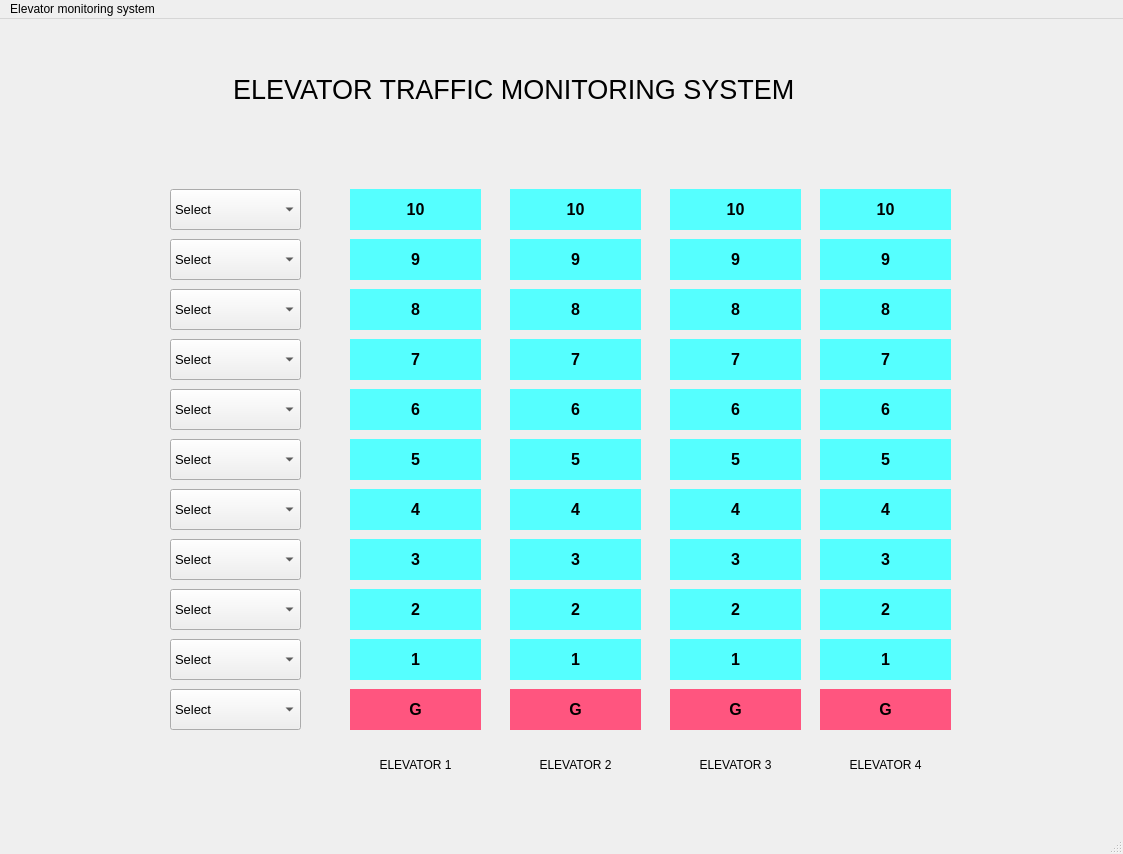
<?xml version="1.0" encoding="UTF-8"?>
<ui version="4.0">
 <class>MainWindow</class>
 <widget class="QMainWindow" name="MainWindow">
  <property name="geometry">
   <rect>
    <x>0</x>
    <y>0</y>
    <width>1123</width>
    <height>854</height>
   </rect>
  </property>
  <property name="windowTitle">
   <string>MainWindow</string>
  </property>
  <widget class="QWidget" name="centralwidget">
   <widget class="QLabel" name="label_title">
    <property name="geometry">
     <rect>
      <x>230</x>
      <y>40</y>
      <width>651</width>
      <height>61</height>
     </rect>
    </property>
    <property name="font">
     <font>
      <pointsize>20</pointsize>
      <weight>50</weight>
      <bold>false</bold>
     </font>
    </property>
    <property name="text">
     <string>ELEVATOR TRAFFIC MONITORING SYSTEM</string>
    </property>
    <property name="indent">
     <number>3</number>
    </property>
   </widget>
   <widget class="QLabel" name="lift1_floor1">
    <property name="geometry">
     <rect>
      <x>350</x>
      <y>620</y>
      <width>131</width>
      <height>41</height>
     </rect>
    </property>
    <property name="font">
     <font>
      <pointsize>12</pointsize>
      <weight>75</weight>
      <bold>true</bold>
     </font>
    </property>
    <property name="styleSheet">
     <string notr="true">background-color: rgb(85, 255, 255);</string>
    </property>
    <property name="text">
     <string>1</string>
    </property>
    <property name="alignment">
     <set>Qt::AlignCenter</set>
    </property>
   </widget>
   <widget class="QLabel" name="lift1_floor1_2">
    <property name="geometry">
     <rect>
      <x>510</x>
      <y>620</y>
      <width>131</width>
      <height>41</height>
     </rect>
    </property>
    <property name="font">
     <font>
      <pointsize>12</pointsize>
      <weight>75</weight>
      <bold>true</bold>
     </font>
    </property>
    <property name="styleSheet">
     <string notr="true">background-color: rgb(85, 255, 255);</string>
    </property>
    <property name="text">
     <string>1</string>
    </property>
    <property name="alignment">
     <set>Qt::AlignCenter</set>
    </property>
   </widget>
   <widget class="QLabel" name="lift1_floor1_3">
    <property name="geometry">
     <rect>
      <x>670</x>
      <y>620</y>
      <width>131</width>
      <height>41</height>
     </rect>
    </property>
    <property name="font">
     <font>
      <pointsize>12</pointsize>
      <weight>75</weight>
      <bold>true</bold>
     </font>
    </property>
    <property name="styleSheet">
     <string notr="true">background-color: rgb(85, 255, 255);</string>
    </property>
    <property name="text">
     <string>1</string>
    </property>
    <property name="alignment">
     <set>Qt::AlignCenter</set>
    </property>
   </widget>
   <widget class="QLabel" name="lift1_floor1_4">
    <property name="geometry">
     <rect>
      <x>820</x>
      <y>620</y>
      <width>131</width>
      <height>41</height>
     </rect>
    </property>
    <property name="font">
     <font>
      <pointsize>12</pointsize>
      <weight>75</weight>
      <bold>true</bold>
     </font>
    </property>
    <property name="styleSheet">
     <string notr="true">background-color: rgb(85, 255, 255);</string>
    </property>
    <property name="text">
     <string>1</string>
    </property>
    <property name="alignment">
     <set>Qt::AlignCenter</set>
    </property>
   </widget>
   <widget class="QLabel" name="lift1_floor1_5">
    <property name="geometry">
     <rect>
      <x>670</x>
      <y>570</y>
      <width>131</width>
      <height>41</height>
     </rect>
    </property>
    <property name="font">
     <font>
      <pointsize>12</pointsize>
      <weight>75</weight>
      <bold>true</bold>
     </font>
    </property>
    <property name="styleSheet">
     <string notr="true">background-color: rgb(85, 255, 255);</string>
    </property>
    <property name="text">
     <string>2</string>
    </property>
    <property name="alignment">
     <set>Qt::AlignCenter</set>
    </property>
   </widget>
   <widget class="QLabel" name="lift1_floor1_6">
    <property name="geometry">
     <rect>
      <x>350</x>
      <y>570</y>
      <width>131</width>
      <height>41</height>
     </rect>
    </property>
    <property name="font">
     <font>
      <pointsize>12</pointsize>
      <weight>75</weight>
      <bold>true</bold>
     </font>
    </property>
    <property name="styleSheet">
     <string notr="true">background-color: rgb(85, 255, 255);</string>
    </property>
    <property name="text">
     <string>2</string>
    </property>
    <property name="alignment">
     <set>Qt::AlignCenter</set>
    </property>
   </widget>
   <widget class="QLabel" name="lift1_floor1_7">
    <property name="geometry">
     <rect>
      <x>510</x>
      <y>570</y>
      <width>131</width>
      <height>41</height>
     </rect>
    </property>
    <property name="font">
     <font>
      <pointsize>12</pointsize>
      <weight>75</weight>
      <bold>true</bold>
     </font>
    </property>
    <property name="styleSheet">
     <string notr="true">background-color: rgb(85, 255, 255);</string>
    </property>
    <property name="text">
     <string>2</string>
    </property>
    <property name="alignment">
     <set>Qt::AlignCenter</set>
    </property>
   </widget>
   <widget class="QLabel" name="lift1_floor1_8">
    <property name="geometry">
     <rect>
      <x>820</x>
      <y>570</y>
      <width>131</width>
      <height>41</height>
     </rect>
    </property>
    <property name="font">
     <font>
      <pointsize>12</pointsize>
      <weight>75</weight>
      <bold>true</bold>
     </font>
    </property>
    <property name="styleSheet">
     <string notr="true">background-color: rgb(85, 255, 255);</string>
    </property>
    <property name="text">
     <string>2</string>
    </property>
    <property name="alignment">
     <set>Qt::AlignCenter</set>
    </property>
   </widget>
   <widget class="QLabel" name="lift1_floor1_9">
    <property name="geometry">
     <rect>
      <x>670</x>
      <y>520</y>
      <width>131</width>
      <height>41</height>
     </rect>
    </property>
    <property name="font">
     <font>
      <pointsize>12</pointsize>
      <weight>75</weight>
      <bold>true</bold>
     </font>
    </property>
    <property name="styleSheet">
     <string notr="true">background-color: rgb(85, 255, 255);</string>
    </property>
    <property name="text">
     <string>3</string>
    </property>
    <property name="alignment">
     <set>Qt::AlignCenter</set>
    </property>
   </widget>
   <widget class="QLabel" name="lift1_floor1_10">
    <property name="geometry">
     <rect>
      <x>350</x>
      <y>520</y>
      <width>131</width>
      <height>41</height>
     </rect>
    </property>
    <property name="font">
     <font>
      <pointsize>12</pointsize>
      <weight>75</weight>
      <bold>true</bold>
     </font>
    </property>
    <property name="styleSheet">
     <string notr="true">background-color: rgb(85, 255, 255);</string>
    </property>
    <property name="text">
     <string>3</string>
    </property>
    <property name="alignment">
     <set>Qt::AlignCenter</set>
    </property>
   </widget>
   <widget class="QLabel" name="lift1_floor1_11">
    <property name="geometry">
     <rect>
      <x>510</x>
      <y>520</y>
      <width>131</width>
      <height>41</height>
     </rect>
    </property>
    <property name="font">
     <font>
      <pointsize>12</pointsize>
      <weight>75</weight>
      <bold>true</bold>
     </font>
    </property>
    <property name="styleSheet">
     <string notr="true">background-color: rgb(85, 255, 255);</string>
    </property>
    <property name="text">
     <string>3</string>
    </property>
    <property name="alignment">
     <set>Qt::AlignCenter</set>
    </property>
   </widget>
   <widget class="QLabel" name="lift1_floor1_12">
    <property name="geometry">
     <rect>
      <x>820</x>
      <y>520</y>
      <width>131</width>
      <height>41</height>
     </rect>
    </property>
    <property name="font">
     <font>
      <pointsize>12</pointsize>
      <weight>75</weight>
      <bold>true</bold>
     </font>
    </property>
    <property name="styleSheet">
     <string notr="true">background-color: rgb(85, 255, 255);</string>
    </property>
    <property name="text">
     <string>3</string>
    </property>
    <property name="alignment">
     <set>Qt::AlignCenter</set>
    </property>
   </widget>
   <widget class="QLabel" name="lift1_floor1_13">
    <property name="geometry">
     <rect>
      <x>670</x>
      <y>470</y>
      <width>131</width>
      <height>41</height>
     </rect>
    </property>
    <property name="font">
     <font>
      <pointsize>12</pointsize>
      <weight>75</weight>
      <bold>true</bold>
     </font>
    </property>
    <property name="styleSheet">
     <string notr="true">background-color: rgb(85, 255, 255);</string>
    </property>
    <property name="text">
     <string>4</string>
    </property>
    <property name="alignment">
     <set>Qt::AlignCenter</set>
    </property>
   </widget>
   <widget class="QLabel" name="lift1_floor1_14">
    <property name="geometry">
     <rect>
      <x>350</x>
      <y>470</y>
      <width>131</width>
      <height>41</height>
     </rect>
    </property>
    <property name="font">
     <font>
      <pointsize>12</pointsize>
      <weight>75</weight>
      <bold>true</bold>
     </font>
    </property>
    <property name="styleSheet">
     <string notr="true">background-color: rgb(85, 255, 255);</string>
    </property>
    <property name="text">
     <string>4</string>
    </property>
    <property name="alignment">
     <set>Qt::AlignCenter</set>
    </property>
   </widget>
   <widget class="QLabel" name="lift1_floor1_15">
    <property name="geometry">
     <rect>
      <x>510</x>
      <y>470</y>
      <width>131</width>
      <height>41</height>
     </rect>
    </property>
    <property name="font">
     <font>
      <pointsize>12</pointsize>
      <weight>75</weight>
      <bold>true</bold>
     </font>
    </property>
    <property name="styleSheet">
     <string notr="true">background-color: rgb(85, 255, 255);</string>
    </property>
    <property name="text">
     <string>4</string>
    </property>
    <property name="alignment">
     <set>Qt::AlignCenter</set>
    </property>
   </widget>
   <widget class="QLabel" name="lift1_floor1_16">
    <property name="geometry">
     <rect>
      <x>820</x>
      <y>470</y>
      <width>131</width>
      <height>41</height>
     </rect>
    </property>
    <property name="font">
     <font>
      <pointsize>12</pointsize>
      <weight>75</weight>
      <bold>true</bold>
     </font>
    </property>
    <property name="styleSheet">
     <string notr="true">background-color: rgb(85, 255, 255);</string>
    </property>
    <property name="text">
     <string>4</string>
    </property>
    <property name="alignment">
     <set>Qt::AlignCenter</set>
    </property>
   </widget>
   <widget class="QLabel" name="lift1_floor1_17">
    <property name="geometry">
     <rect>
      <x>670</x>
      <y>420</y>
      <width>131</width>
      <height>41</height>
     </rect>
    </property>
    <property name="font">
     <font>
      <pointsize>12</pointsize>
      <weight>75</weight>
      <bold>true</bold>
     </font>
    </property>
    <property name="styleSheet">
     <string notr="true">background-color: rgb(85, 255, 255);</string>
    </property>
    <property name="text">
     <string>5</string>
    </property>
    <property name="alignment">
     <set>Qt::AlignCenter</set>
    </property>
   </widget>
   <widget class="QLabel" name="lift1_floor1_18">
    <property name="geometry">
     <rect>
      <x>350</x>
      <y>420</y>
      <width>131</width>
      <height>41</height>
     </rect>
    </property>
    <property name="font">
     <font>
      <pointsize>12</pointsize>
      <weight>75</weight>
      <bold>true</bold>
     </font>
    </property>
    <property name="styleSheet">
     <string notr="true">background-color: rgb(85, 255, 255);</string>
    </property>
    <property name="text">
     <string>5</string>
    </property>
    <property name="alignment">
     <set>Qt::AlignCenter</set>
    </property>
   </widget>
   <widget class="QLabel" name="lift1_floor1_19">
    <property name="geometry">
     <rect>
      <x>510</x>
      <y>420</y>
      <width>131</width>
      <height>41</height>
     </rect>
    </property>
    <property name="font">
     <font>
      <pointsize>12</pointsize>
      <weight>75</weight>
      <bold>true</bold>
     </font>
    </property>
    <property name="styleSheet">
     <string notr="true">background-color: rgb(85, 255, 255);</string>
    </property>
    <property name="text">
     <string>5</string>
    </property>
    <property name="alignment">
     <set>Qt::AlignCenter</set>
    </property>
   </widget>
   <widget class="QLabel" name="lift1_floor1_20">
    <property name="geometry">
     <rect>
      <x>820</x>
      <y>420</y>
      <width>131</width>
      <height>41</height>
     </rect>
    </property>
    <property name="font">
     <font>
      <pointsize>12</pointsize>
      <weight>75</weight>
      <bold>true</bold>
     </font>
    </property>
    <property name="styleSheet">
     <string notr="true">background-color: rgb(85, 255, 255);</string>
    </property>
    <property name="text">
     <string>5</string>
    </property>
    <property name="alignment">
     <set>Qt::AlignCenter</set>
    </property>
   </widget>
   <widget class="QLabel" name="lift1_floor1_21">
    <property name="geometry">
     <rect>
      <x>670</x>
      <y>370</y>
      <width>131</width>
      <height>41</height>
     </rect>
    </property>
    <property name="font">
     <font>
      <pointsize>12</pointsize>
      <weight>75</weight>
      <bold>true</bold>
     </font>
    </property>
    <property name="styleSheet">
     <string notr="true">background-color: rgb(85, 255, 255);</string>
    </property>
    <property name="text">
     <string>6</string>
    </property>
    <property name="alignment">
     <set>Qt::AlignCenter</set>
    </property>
   </widget>
   <widget class="QLabel" name="lift1_floor1_22">
    <property name="geometry">
     <rect>
      <x>350</x>
      <y>370</y>
      <width>131</width>
      <height>41</height>
     </rect>
    </property>
    <property name="font">
     <font>
      <pointsize>12</pointsize>
      <weight>75</weight>
      <bold>true</bold>
     </font>
    </property>
    <property name="styleSheet">
     <string notr="true">background-color: rgb(85, 255, 255);</string>
    </property>
    <property name="text">
     <string>6</string>
    </property>
    <property name="alignment">
     <set>Qt::AlignCenter</set>
    </property>
   </widget>
   <widget class="QLabel" name="lift1_floor1_23">
    <property name="geometry">
     <rect>
      <x>510</x>
      <y>370</y>
      <width>131</width>
      <height>41</height>
     </rect>
    </property>
    <property name="font">
     <font>
      <pointsize>12</pointsize>
      <weight>75</weight>
      <bold>true</bold>
     </font>
    </property>
    <property name="styleSheet">
     <string notr="true">background-color: rgb(85, 255, 255);</string>
    </property>
    <property name="text">
     <string>6</string>
    </property>
    <property name="alignment">
     <set>Qt::AlignCenter</set>
    </property>
   </widget>
   <widget class="QLabel" name="lift1_floor1_24">
    <property name="geometry">
     <rect>
      <x>820</x>
      <y>370</y>
      <width>131</width>
      <height>41</height>
     </rect>
    </property>
    <property name="font">
     <font>
      <pointsize>12</pointsize>
      <weight>75</weight>
      <bold>true</bold>
     </font>
    </property>
    <property name="styleSheet">
     <string notr="true">background-color: rgb(85, 255, 255);</string>
    </property>
    <property name="text">
     <string>6</string>
    </property>
    <property name="alignment">
     <set>Qt::AlignCenter</set>
    </property>
   </widget>
   <widget class="QLabel" name="lift1_floor1_25">
    <property name="geometry">
     <rect>
      <x>670</x>
      <y>320</y>
      <width>131</width>
      <height>41</height>
     </rect>
    </property>
    <property name="font">
     <font>
      <pointsize>12</pointsize>
      <weight>75</weight>
      <bold>true</bold>
     </font>
    </property>
    <property name="styleSheet">
     <string notr="true">background-color: rgb(85, 255, 255);</string>
    </property>
    <property name="text">
     <string>7</string>
    </property>
    <property name="alignment">
     <set>Qt::AlignCenter</set>
    </property>
   </widget>
   <widget class="QLabel" name="lift1_floor1_26">
    <property name="geometry">
     <rect>
      <x>350</x>
      <y>320</y>
      <width>131</width>
      <height>41</height>
     </rect>
    </property>
    <property name="font">
     <font>
      <pointsize>12</pointsize>
      <weight>75</weight>
      <bold>true</bold>
     </font>
    </property>
    <property name="styleSheet">
     <string notr="true">background-color: rgb(85, 255, 255);</string>
    </property>
    <property name="text">
     <string>7</string>
    </property>
    <property name="alignment">
     <set>Qt::AlignCenter</set>
    </property>
   </widget>
   <widget class="QLabel" name="lift1_floor1_27">
    <property name="geometry">
     <rect>
      <x>510</x>
      <y>320</y>
      <width>131</width>
      <height>41</height>
     </rect>
    </property>
    <property name="font">
     <font>
      <pointsize>12</pointsize>
      <weight>75</weight>
      <bold>true</bold>
     </font>
    </property>
    <property name="styleSheet">
     <string notr="true">background-color: rgb(85, 255, 255);</string>
    </property>
    <property name="text">
     <string>7</string>
    </property>
    <property name="alignment">
     <set>Qt::AlignCenter</set>
    </property>
   </widget>
   <widget class="QLabel" name="lift1_floor1_28">
    <property name="geometry">
     <rect>
      <x>820</x>
      <y>320</y>
      <width>131</width>
      <height>41</height>
     </rect>
    </property>
    <property name="font">
     <font>
      <pointsize>12</pointsize>
      <weight>75</weight>
      <bold>true</bold>
     </font>
    </property>
    <property name="styleSheet">
     <string notr="true">background-color: rgb(85, 255, 255);</string>
    </property>
    <property name="text">
     <string>7</string>
    </property>
    <property name="alignment">
     <set>Qt::AlignCenter</set>
    </property>
   </widget>
   <widget class="QLabel" name="lift1_floor1_29">
    <property name="geometry">
     <rect>
      <x>670</x>
      <y>270</y>
      <width>131</width>
      <height>41</height>
     </rect>
    </property>
    <property name="font">
     <font>
      <pointsize>12</pointsize>
      <weight>75</weight>
      <bold>true</bold>
     </font>
    </property>
    <property name="styleSheet">
     <string notr="true">background-color: rgb(85, 255, 255);</string>
    </property>
    <property name="text">
     <string>8</string>
    </property>
    <property name="alignment">
     <set>Qt::AlignCenter</set>
    </property>
   </widget>
   <widget class="QLabel" name="lift1_floor1_30">
    <property name="geometry">
     <rect>
      <x>350</x>
      <y>270</y>
      <width>131</width>
      <height>41</height>
     </rect>
    </property>
    <property name="font">
     <font>
      <pointsize>12</pointsize>
      <weight>75</weight>
      <bold>true</bold>
     </font>
    </property>
    <property name="styleSheet">
     <string notr="true">background-color: rgb(85, 255, 255);</string>
    </property>
    <property name="text">
     <string>8</string>
    </property>
    <property name="alignment">
     <set>Qt::AlignCenter</set>
    </property>
   </widget>
   <widget class="QLabel" name="lift1_floor1_31">
    <property name="geometry">
     <rect>
      <x>510</x>
      <y>270</y>
      <width>131</width>
      <height>41</height>
     </rect>
    </property>
    <property name="font">
     <font>
      <pointsize>12</pointsize>
      <weight>75</weight>
      <bold>true</bold>
     </font>
    </property>
    <property name="styleSheet">
     <string notr="true">background-color: rgb(85, 255, 255);</string>
    </property>
    <property name="text">
     <string>8</string>
    </property>
    <property name="alignment">
     <set>Qt::AlignCenter</set>
    </property>
   </widget>
   <widget class="QLabel" name="lift1_floor1_32">
    <property name="geometry">
     <rect>
      <x>820</x>
      <y>270</y>
      <width>131</width>
      <height>41</height>
     </rect>
    </property>
    <property name="font">
     <font>
      <pointsize>12</pointsize>
      <weight>75</weight>
      <bold>true</bold>
     </font>
    </property>
    <property name="styleSheet">
     <string notr="true">background-color: rgb(85, 255, 255);</string>
    </property>
    <property name="text">
     <string>8</string>
    </property>
    <property name="alignment">
     <set>Qt::AlignCenter</set>
    </property>
   </widget>
   <widget class="QLabel" name="lift1_floor1_33">
    <property name="geometry">
     <rect>
      <x>670</x>
      <y>670</y>
      <width>131</width>
      <height>41</height>
     </rect>
    </property>
    <property name="font">
     <font>
      <pointsize>12</pointsize>
      <weight>75</weight>
      <bold>true</bold>
     </font>
    </property>
    <property name="styleSheet">
     <string notr="true">background-color: rgb(255, 85, 127);</string>
    </property>
    <property name="text">
     <string>G</string>
    </property>
    <property name="alignment">
     <set>Qt::AlignCenter</set>
    </property>
   </widget>
   <widget class="QLabel" name="lift1_floor1_34">
    <property name="geometry">
     <rect>
      <x>350</x>
      <y>670</y>
      <width>131</width>
      <height>41</height>
     </rect>
    </property>
    <property name="font">
     <font>
      <pointsize>12</pointsize>
      <weight>75</weight>
      <bold>true</bold>
     </font>
    </property>
    <property name="styleSheet">
     <string notr="true">background-color: rgb(255, 85, 127);</string>
    </property>
    <property name="text">
     <string>G</string>
    </property>
    <property name="alignment">
     <set>Qt::AlignCenter</set>
    </property>
   </widget>
   <widget class="QLabel" name="lift1_floor1_35">
    <property name="geometry">
     <rect>
      <x>510</x>
      <y>670</y>
      <width>131</width>
      <height>41</height>
     </rect>
    </property>
    <property name="font">
     <font>
      <pointsize>12</pointsize>
      <weight>75</weight>
      <bold>true</bold>
     </font>
    </property>
    <property name="styleSheet">
     <string notr="true">background-color: rgb(255, 85, 127);</string>
    </property>
    <property name="text">
     <string>G</string>
    </property>
    <property name="alignment">
     <set>Qt::AlignCenter</set>
    </property>
   </widget>
   <widget class="QLabel" name="lift1_floor1_36">
    <property name="geometry">
     <rect>
      <x>820</x>
      <y>670</y>
      <width>131</width>
      <height>41</height>
     </rect>
    </property>
    <property name="font">
     <font>
      <pointsize>12</pointsize>
      <weight>75</weight>
      <bold>true</bold>
     </font>
    </property>
    <property name="styleSheet">
     <string notr="true">background-color: rgb(255, 85, 127);</string>
    </property>
    <property name="text">
     <string>G</string>
    </property>
    <property name="alignment">
     <set>Qt::AlignCenter</set>
    </property>
   </widget>
   <widget class="QLabel" name="lift1_floor1_37">
    <property name="geometry">
     <rect>
      <x>670</x>
      <y>220</y>
      <width>131</width>
      <height>41</height>
     </rect>
    </property>
    <property name="font">
     <font>
      <pointsize>12</pointsize>
      <weight>75</weight>
      <bold>true</bold>
     </font>
    </property>
    <property name="styleSheet">
     <string notr="true">background-color: rgb(85, 255, 255);</string>
    </property>
    <property name="text">
     <string>9</string>
    </property>
    <property name="alignment">
     <set>Qt::AlignCenter</set>
    </property>
   </widget>
   <widget class="QLabel" name="lift1_floor1_38">
    <property name="geometry">
     <rect>
      <x>350</x>
      <y>220</y>
      <width>131</width>
      <height>41</height>
     </rect>
    </property>
    <property name="font">
     <font>
      <pointsize>12</pointsize>
      <weight>75</weight>
      <bold>true</bold>
     </font>
    </property>
    <property name="styleSheet">
     <string notr="true">background-color: rgb(85, 255, 255);</string>
    </property>
    <property name="text">
     <string>9</string>
    </property>
    <property name="alignment">
     <set>Qt::AlignCenter</set>
    </property>
   </widget>
   <widget class="QLabel" name="lift1_floor1_39">
    <property name="geometry">
     <rect>
      <x>510</x>
      <y>220</y>
      <width>131</width>
      <height>41</height>
     </rect>
    </property>
    <property name="font">
     <font>
      <pointsize>12</pointsize>
      <weight>75</weight>
      <bold>true</bold>
     </font>
    </property>
    <property name="styleSheet">
     <string notr="true">background-color: rgb(85, 255, 255);</string>
    </property>
    <property name="text">
     <string>9</string>
    </property>
    <property name="alignment">
     <set>Qt::AlignCenter</set>
    </property>
   </widget>
   <widget class="QLabel" name="lift1_floor1_40">
    <property name="geometry">
     <rect>
      <x>820</x>
      <y>220</y>
      <width>131</width>
      <height>41</height>
     </rect>
    </property>
    <property name="font">
     <font>
      <pointsize>12</pointsize>
      <weight>75</weight>
      <bold>true</bold>
     </font>
    </property>
    <property name="styleSheet">
     <string notr="true">background-color: rgb(85, 255, 255);</string>
    </property>
    <property name="text">
     <string>9</string>
    </property>
    <property name="alignment">
     <set>Qt::AlignCenter</set>
    </property>
   </widget>
   <widget class="QLabel" name="lift1_floor1_41">
    <property name="geometry">
     <rect>
      <x>670</x>
      <y>170</y>
      <width>131</width>
      <height>41</height>
     </rect>
    </property>
    <property name="font">
     <font>
      <pointsize>12</pointsize>
      <weight>75</weight>
      <bold>true</bold>
     </font>
    </property>
    <property name="styleSheet">
     <string notr="true">background-color: rgb(85, 255, 255);</string>
    </property>
    <property name="text">
     <string>10</string>
    </property>
    <property name="alignment">
     <set>Qt::AlignCenter</set>
    </property>
   </widget>
   <widget class="QLabel" name="lift1_floor1_42">
    <property name="geometry">
     <rect>
      <x>350</x>
      <y>170</y>
      <width>131</width>
      <height>41</height>
     </rect>
    </property>
    <property name="font">
     <font>
      <pointsize>12</pointsize>
      <weight>75</weight>
      <bold>true</bold>
     </font>
    </property>
    <property name="styleSheet">
     <string notr="true">background-color: rgb(85, 255, 255);</string>
    </property>
    <property name="text">
     <string>10</string>
    </property>
    <property name="alignment">
     <set>Qt::AlignCenter</set>
    </property>
   </widget>
   <widget class="QLabel" name="lift1_floor1_43">
    <property name="geometry">
     <rect>
      <x>510</x>
      <y>170</y>
      <width>131</width>
      <height>41</height>
     </rect>
    </property>
    <property name="font">
     <font>
      <pointsize>12</pointsize>
      <weight>75</weight>
      <bold>true</bold>
     </font>
    </property>
    <property name="styleSheet">
     <string notr="true">background-color: rgb(85, 255, 255);</string>
    </property>
    <property name="text">
     <string>10</string>
    </property>
    <property name="alignment">
     <set>Qt::AlignCenter</set>
    </property>
   </widget>
   <widget class="QLabel" name="lift1_floor1_44">
    <property name="geometry">
     <rect>
      <x>820</x>
      <y>170</y>
      <width>131</width>
      <height>41</height>
     </rect>
    </property>
    <property name="font">
     <font>
      <pointsize>12</pointsize>
      <weight>75</weight>
      <bold>true</bold>
     </font>
    </property>
    <property name="styleSheet">
     <string notr="true">background-color: rgb(85, 255, 255);</string>
    </property>
    <property name="text">
     <string>10</string>
    </property>
    <property name="alignment">
     <set>Qt::AlignCenter</set>
    </property>
   </widget>
   <widget class="QComboBox" name="select_10">
    <property name="geometry">
     <rect>
      <x>170</x>
      <y>170</y>
      <width>131</width>
      <height>41</height>
     </rect>
    </property>
    <property name="font">
     <font>
      <pointsize>10</pointsize>
     </font>
    </property>
    <property name="layoutDirection">
     <enum>Qt::LeftToRight</enum>
    </property>
    <item>
     <property name="text">
      <string>Select</string>
     </property>
    </item>
    <item>
     <property name="text">
      <string>G</string>
     </property>
    </item>
    <item>
     <property name="text">
      <string>1</string>
     </property>
    </item>
    <item>
     <property name="text">
      <string>2</string>
     </property>
    </item>
    <item>
     <property name="text">
      <string>3</string>
     </property>
    </item>
    <item>
     <property name="text">
      <string>4</string>
     </property>
    </item>
    <item>
     <property name="text">
      <string>5</string>
     </property>
    </item>
    <item>
     <property name="text">
      <string>6</string>
     </property>
    </item>
    <item>
     <property name="text">
      <string>7</string>
     </property>
    </item>
    <item>
     <property name="text">
      <string>8</string>
     </property>
    </item>
    <item>
     <property name="text">
      <string>9</string>
     </property>
    </item>
   </widget>
   <widget class="QComboBox" name="select_9">
    <property name="geometry">
     <rect>
      <x>170</x>
      <y>220</y>
      <width>131</width>
      <height>41</height>
     </rect>
    </property>
    <property name="font">
     <font>
      <pointsize>10</pointsize>
     </font>
    </property>
    <item>
     <property name="text">
      <string>Select</string>
     </property>
    </item>
    <item>
     <property name="text">
      <string>G</string>
     </property>
    </item>
    <item>
     <property name="text">
      <string>1</string>
     </property>
    </item>
    <item>
     <property name="text">
      <string>2</string>
     </property>
    </item>
    <item>
     <property name="text">
      <string>3</string>
     </property>
    </item>
    <item>
     <property name="text">
      <string>4</string>
     </property>
    </item>
    <item>
     <property name="text">
      <string>5</string>
     </property>
    </item>
    <item>
     <property name="text">
      <string>6</string>
     </property>
    </item>
    <item>
     <property name="text">
      <string>7</string>
     </property>
    </item>
    <item>
     <property name="text">
      <string>8</string>
     </property>
    </item>
    <item>
     <property name="text">
      <string>10</string>
     </property>
    </item>
   </widget>
   <widget class="QComboBox" name="select_8">
    <property name="geometry">
     <rect>
      <x>170</x>
      <y>270</y>
      <width>131</width>
      <height>41</height>
     </rect>
    </property>
    <property name="font">
     <font>
      <pointsize>10</pointsize>
     </font>
    </property>
    <item>
     <property name="text">
      <string>Select</string>
     </property>
    </item>
    <item>
     <property name="text">
      <string>G</string>
     </property>
    </item>
    <item>
     <property name="text">
      <string>1</string>
     </property>
    </item>
    <item>
     <property name="text">
      <string>2</string>
     </property>
    </item>
    <item>
     <property name="text">
      <string>3</string>
     </property>
    </item>
    <item>
     <property name="text">
      <string>4</string>
     </property>
    </item>
    <item>
     <property name="text">
      <string>5</string>
     </property>
    </item>
    <item>
     <property name="text">
      <string>6</string>
     </property>
    </item>
    <item>
     <property name="text">
      <string>7</string>
     </property>
    </item>
    <item>
     <property name="text">
      <string>9</string>
     </property>
    </item>
    <item>
     <property name="text">
      <string>10</string>
     </property>
    </item>
   </widget>
   <widget class="QComboBox" name="select_7">
    <property name="geometry">
     <rect>
      <x>170</x>
      <y>320</y>
      <width>131</width>
      <height>41</height>
     </rect>
    </property>
    <property name="font">
     <font>
      <pointsize>10</pointsize>
     </font>
    </property>
    <item>
     <property name="text">
      <string>Select</string>
     </property>
    </item>
    <item>
     <property name="text">
      <string>G</string>
     </property>
    </item>
    <item>
     <property name="text">
      <string>1</string>
     </property>
    </item>
    <item>
     <property name="text">
      <string>2</string>
     </property>
    </item>
    <item>
     <property name="text">
      <string>3</string>
     </property>
    </item>
    <item>
     <property name="text">
      <string>4</string>
     </property>
    </item>
    <item>
     <property name="text">
      <string>5</string>
     </property>
    </item>
    <item>
     <property name="text">
      <string>6</string>
     </property>
    </item>
    <item>
     <property name="text">
      <string>8</string>
     </property>
    </item>
    <item>
     <property name="text">
      <string>9</string>
     </property>
    </item>
    <item>
     <property name="text">
      <string>10</string>
     </property>
    </item>
   </widget>
   <widget class="QComboBox" name="select_6">
    <property name="geometry">
     <rect>
      <x>170</x>
      <y>370</y>
      <width>131</width>
      <height>41</height>
     </rect>
    </property>
    <property name="font">
     <font>
      <pointsize>10</pointsize>
     </font>
    </property>
    <item>
     <property name="text">
      <string>Select</string>
     </property>
    </item>
    <item>
     <property name="text">
      <string>G</string>
     </property>
    </item>
    <item>
     <property name="text">
      <string>1</string>
     </property>
    </item>
    <item>
     <property name="text">
      <string>2</string>
     </property>
    </item>
    <item>
     <property name="text">
      <string>3</string>
     </property>
    </item>
    <item>
     <property name="text">
      <string>4</string>
     </property>
    </item>
    <item>
     <property name="text">
      <string>5</string>
     </property>
    </item>
    <item>
     <property name="text">
      <string>7</string>
     </property>
    </item>
    <item>
     <property name="text">
      <string>8</string>
     </property>
    </item>
    <item>
     <property name="text">
      <string>9</string>
     </property>
    </item>
    <item>
     <property name="text">
      <string>10</string>
     </property>
    </item>
   </widget>
   <widget class="QComboBox" name="select_4">
    <property name="geometry">
     <rect>
      <x>170</x>
      <y>470</y>
      <width>131</width>
      <height>41</height>
     </rect>
    </property>
    <property name="font">
     <font>
      <pointsize>10</pointsize>
     </font>
    </property>
    <item>
     <property name="text">
      <string>Select</string>
     </property>
    </item>
    <item>
     <property name="text">
      <string>G</string>
     </property>
    </item>
    <item>
     <property name="text">
      <string>1</string>
     </property>
    </item>
    <item>
     <property name="text">
      <string>2</string>
     </property>
    </item>
    <item>
     <property name="text">
      <string>3</string>
     </property>
    </item>
    <item>
     <property name="text">
      <string>5</string>
     </property>
    </item>
    <item>
     <property name="text">
      <string>6</string>
     </property>
    </item>
    <item>
     <property name="text">
      <string>7</string>
     </property>
    </item>
    <item>
     <property name="text">
      <string>8</string>
     </property>
    </item>
    <item>
     <property name="text">
      <string>9</string>
     </property>
    </item>
    <item>
     <property name="text">
      <string>10</string>
     </property>
    </item>
   </widget>
   <widget class="QComboBox" name="select_3">
    <property name="geometry">
     <rect>
      <x>170</x>
      <y>520</y>
      <width>131</width>
      <height>41</height>
     </rect>
    </property>
    <property name="font">
     <font>
      <pointsize>10</pointsize>
     </font>
    </property>
    <item>
     <property name="text">
      <string>Select</string>
     </property>
    </item>
    <item>
     <property name="text">
      <string>G</string>
     </property>
    </item>
    <item>
     <property name="text">
      <string>1</string>
     </property>
    </item>
    <item>
     <property name="text">
      <string>2</string>
     </property>
    </item>
    <item>
     <property name="text">
      <string>4</string>
     </property>
    </item>
    <item>
     <property name="text">
      <string>5</string>
     </property>
    </item>
    <item>
     <property name="text">
      <string>6</string>
     </property>
    </item>
    <item>
     <property name="text">
      <string>7</string>
     </property>
    </item>
    <item>
     <property name="text">
      <string>8</string>
     </property>
    </item>
    <item>
     <property name="text">
      <string>9</string>
     </property>
    </item>
    <item>
     <property name="text">
      <string>10</string>
     </property>
    </item>
   </widget>
   <widget class="QComboBox" name="select_1">
    <property name="geometry">
     <rect>
      <x>170</x>
      <y>620</y>
      <width>131</width>
      <height>41</height>
     </rect>
    </property>
    <property name="font">
     <font>
      <pointsize>10</pointsize>
     </font>
    </property>
    <item>
     <property name="text">
      <string>Select</string>
     </property>
    </item>
    <item>
     <property name="text">
      <string>G</string>
     </property>
    </item>
    <item>
     <property name="text">
      <string>2</string>
     </property>
    </item>
    <item>
     <property name="text">
      <string>3</string>
     </property>
    </item>
    <item>
     <property name="text">
      <string>4</string>
     </property>
    </item>
    <item>
     <property name="text">
      <string>5</string>
     </property>
    </item>
    <item>
     <property name="text">
      <string>6</string>
     </property>
    </item>
    <item>
     <property name="text">
      <string>7</string>
     </property>
    </item>
    <item>
     <property name="text">
      <string>8</string>
     </property>
    </item>
    <item>
     <property name="text">
      <string>9</string>
     </property>
    </item>
    <item>
     <property name="text">
      <string>10</string>
     </property>
    </item>
   </widget>
   <widget class="QComboBox" name="select_2">
    <property name="geometry">
     <rect>
      <x>170</x>
      <y>570</y>
      <width>131</width>
      <height>41</height>
     </rect>
    </property>
    <property name="font">
     <font>
      <pointsize>10</pointsize>
     </font>
    </property>
    <item>
     <property name="text">
      <string>Select</string>
     </property>
    </item>
    <item>
     <property name="text">
      <string>G</string>
     </property>
    </item>
    <item>
     <property name="text">
      <string>1</string>
     </property>
    </item>
    <item>
     <property name="text">
      <string>3</string>
     </property>
    </item>
    <item>
     <property name="text">
      <string>4</string>
     </property>
    </item>
    <item>
     <property name="text">
      <string>5</string>
     </property>
    </item>
    <item>
     <property name="text">
      <string>6</string>
     </property>
    </item>
    <item>
     <property name="text">
      <string>7</string>
     </property>
    </item>
    <item>
     <property name="text">
      <string>8</string>
     </property>
    </item>
    <item>
     <property name="text">
      <string>9</string>
     </property>
    </item>
    <item>
     <property name="text">
      <string>10</string>
     </property>
    </item>
   </widget>
   <widget class="QComboBox" name="select_5">
    <property name="geometry">
     <rect>
      <x>170</x>
      <y>420</y>
      <width>131</width>
      <height>41</height>
     </rect>
    </property>
    <property name="font">
     <font>
      <pointsize>10</pointsize>
     </font>
    </property>
    <item>
     <property name="text">
      <string>Select</string>
     </property>
    </item>
    <item>
     <property name="text">
      <string>G</string>
     </property>
    </item>
    <item>
     <property name="text">
      <string>1</string>
     </property>
    </item>
    <item>
     <property name="text">
      <string>2</string>
     </property>
    </item>
    <item>
     <property name="text">
      <string>3</string>
     </property>
    </item>
    <item>
     <property name="text">
      <string>4</string>
     </property>
    </item>
    <item>
     <property name="text">
      <string>6</string>
     </property>
    </item>
    <item>
     <property name="text">
      <string>7</string>
     </property>
    </item>
    <item>
     <property name="text">
      <string>8</string>
     </property>
    </item>
    <item>
     <property name="text">
      <string>9</string>
     </property>
    </item>
    <item>
     <property name="text">
      <string>10</string>
     </property>
    </item>
   </widget>
   <widget class="QComboBox" name="select_G">
    <property name="geometry">
     <rect>
      <x>170</x>
      <y>670</y>
      <width>131</width>
      <height>41</height>
     </rect>
    </property>
    <property name="font">
     <font>
      <pointsize>10</pointsize>
     </font>
    </property>
    <item>
     <property name="text">
      <string>Select</string>
     </property>
    </item>
    <item>
     <property name="text">
      <string>1</string>
     </property>
    </item>
    <item>
     <property name="text">
      <string>2</string>
     </property>
    </item>
    <item>
     <property name="text">
      <string>3</string>
     </property>
    </item>
    <item>
     <property name="text">
      <string>4</string>
     </property>
    </item>
    <item>
     <property name="text">
      <string>5</string>
     </property>
    </item>
    <item>
     <property name="text">
      <string>6</string>
     </property>
    </item>
    <item>
     <property name="text">
      <string>7</string>
     </property>
    </item>
    <item>
     <property name="text">
      <string>8</string>
     </property>
    </item>
    <item>
     <property name="text">
      <string>9</string>
     </property>
    </item>
    <item>
     <property name="text">
      <string>10</string>
     </property>
    </item>
   </widget>
   <widget class="QLabel" name="label">
    <property name="geometry">
     <rect>
      <x>360</x>
      <y>730</y>
      <width>111</width>
      <height>31</height>
     </rect>
    </property>
    <property name="text">
     <string>ELEVATOR 1</string>
    </property>
    <property name="alignment">
     <set>Qt::AlignCenter</set>
    </property>
   </widget>
   <widget class="QLabel" name="label_2">
    <property name="geometry">
     <rect>
      <x>520</x>
      <y>730</y>
      <width>111</width>
      <height>31</height>
     </rect>
    </property>
    <property name="text">
     <string>ELEVATOR 2</string>
    </property>
    <property name="alignment">
     <set>Qt::AlignCenter</set>
    </property>
   </widget>
   <widget class="QLabel" name="label_3">
    <property name="geometry">
     <rect>
      <x>680</x>
      <y>730</y>
      <width>111</width>
      <height>31</height>
     </rect>
    </property>
    <property name="text">
     <string>ELEVATOR 3</string>
    </property>
    <property name="alignment">
     <set>Qt::AlignCenter</set>
    </property>
   </widget>
   <widget class="QLabel" name="label_4">
    <property name="geometry">
     <rect>
      <x>830</x>
      <y>730</y>
      <width>111</width>
      <height>31</height>
     </rect>
    </property>
    <property name="text">
     <string>ELEVATOR 4</string>
    </property>
    <property name="alignment">
     <set>Qt::AlignCenter</set>
    </property>
   </widget>
  </widget>
  <widget class="QMenuBar" name="menubar">
   <property name="geometry">
    <rect>
     <x>0</x>
     <y>0</y>
     <width>1123</width>
     <height>26</height>
    </rect>
   </property>
   <widget class="QMenu" name="menuElevator_monitoring_system">
    <property name="title">
     <string>Elevator monitoring system</string>
    </property>
   </widget>
   <addaction name="menuElevator_monitoring_system"/>
  </widget>
  <widget class="QStatusBar" name="statusbar"/>
  <action name="actionElevator_monitoring_system">
   <property name="text">
    <string>Elevator monitoring system</string>
   </property>
  </action>
 </widget>
 <resources/>
 <connections/>
</ui>
